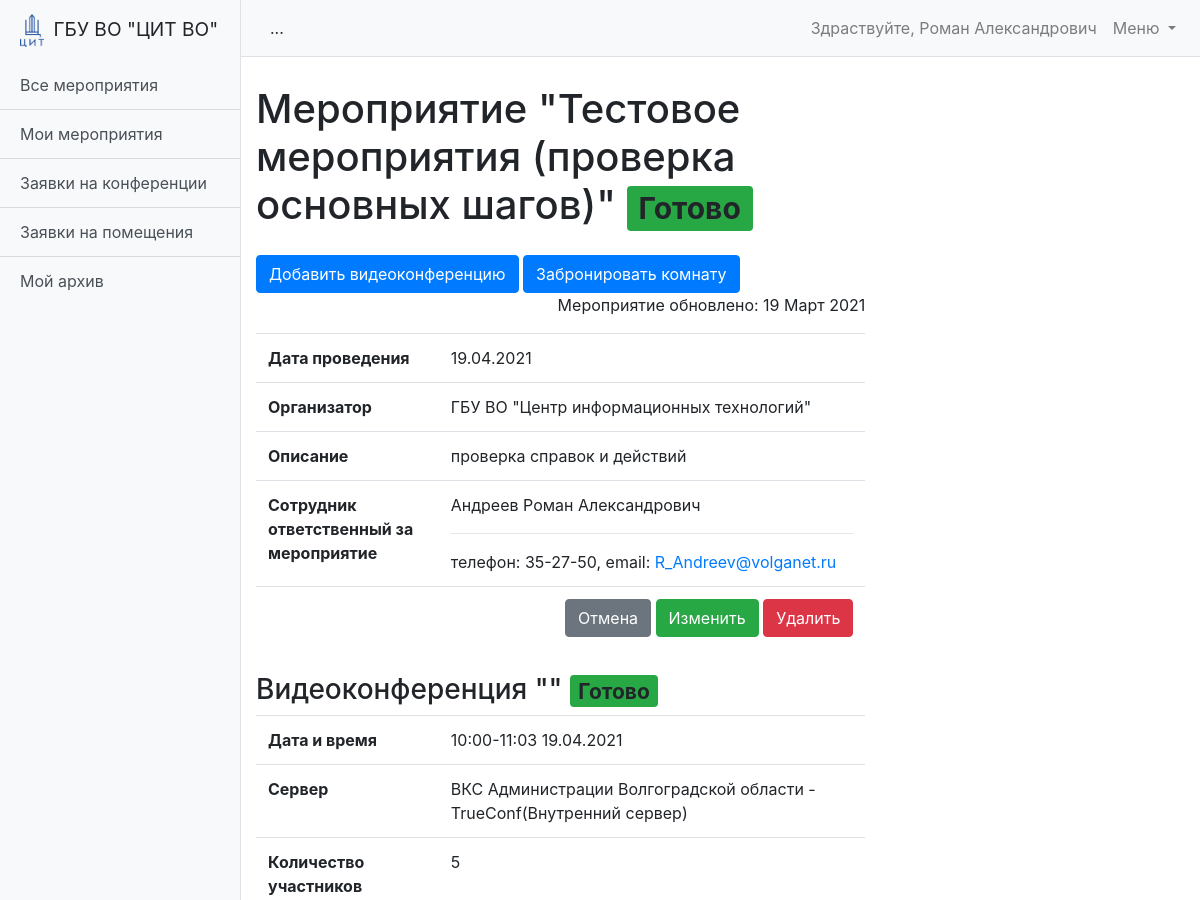
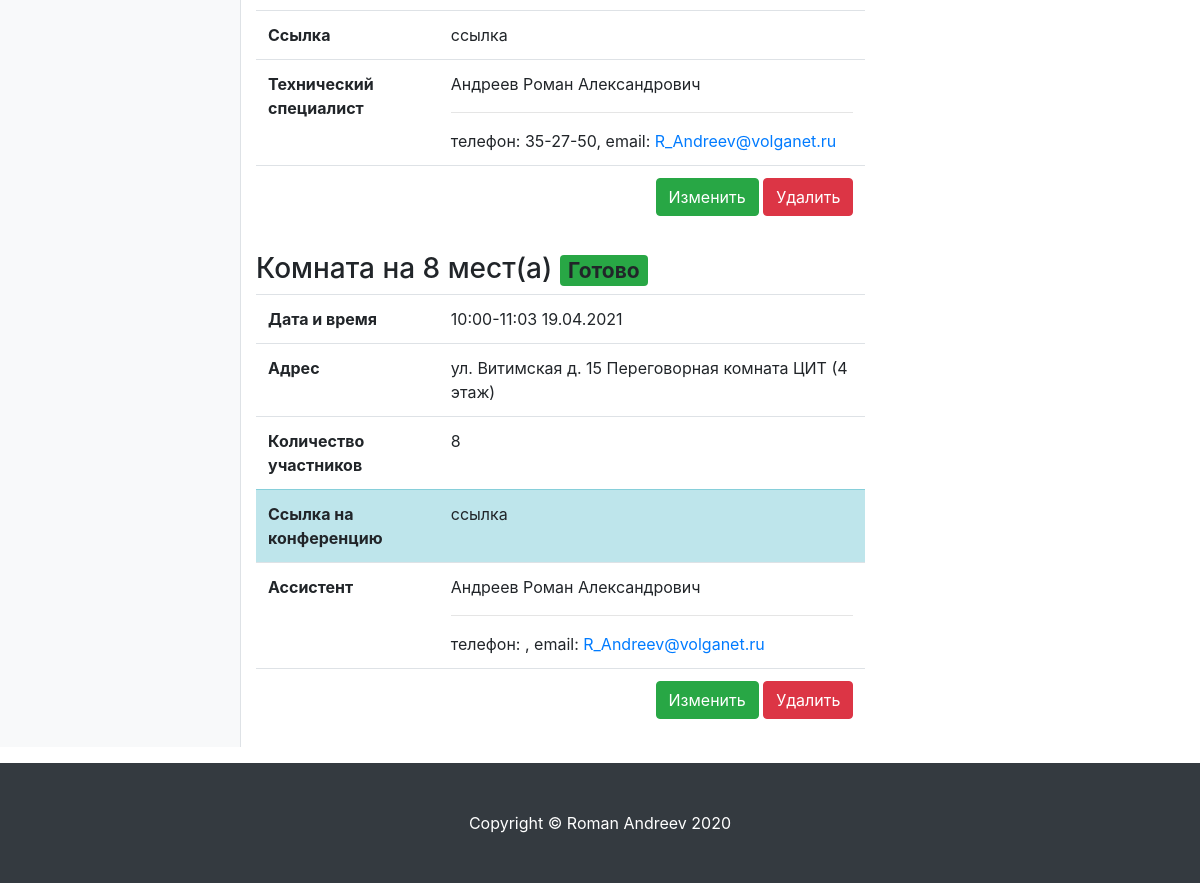
The app's page /schedule/event/41 (signed in), older data (2 pictures, top to bottom).
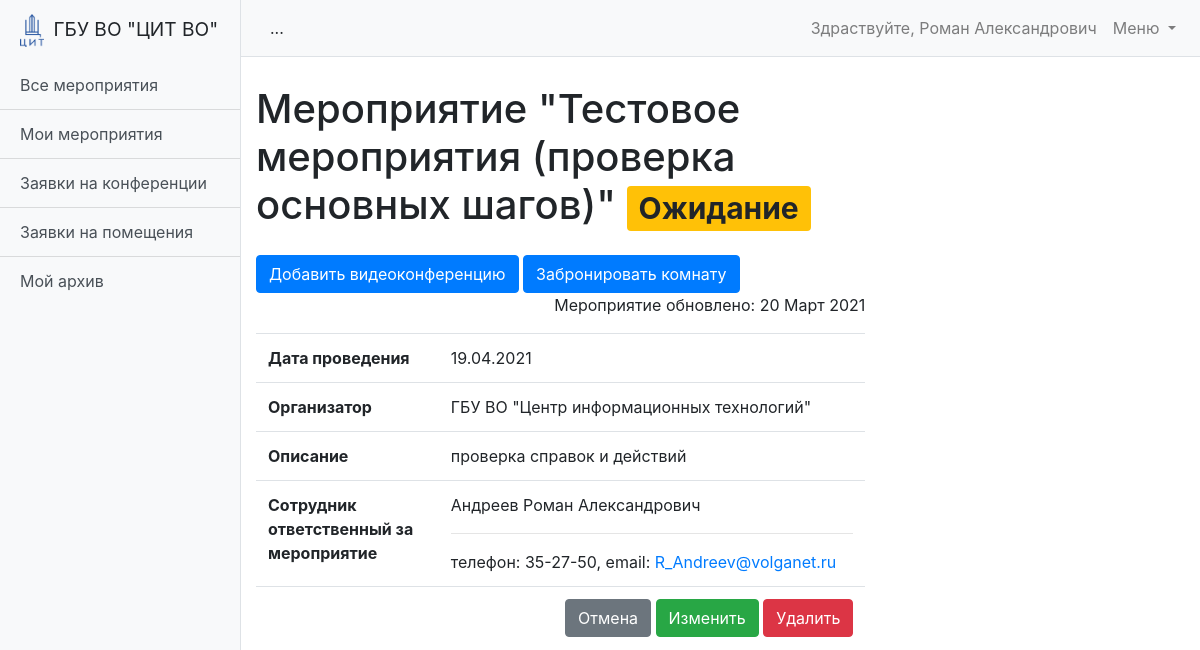
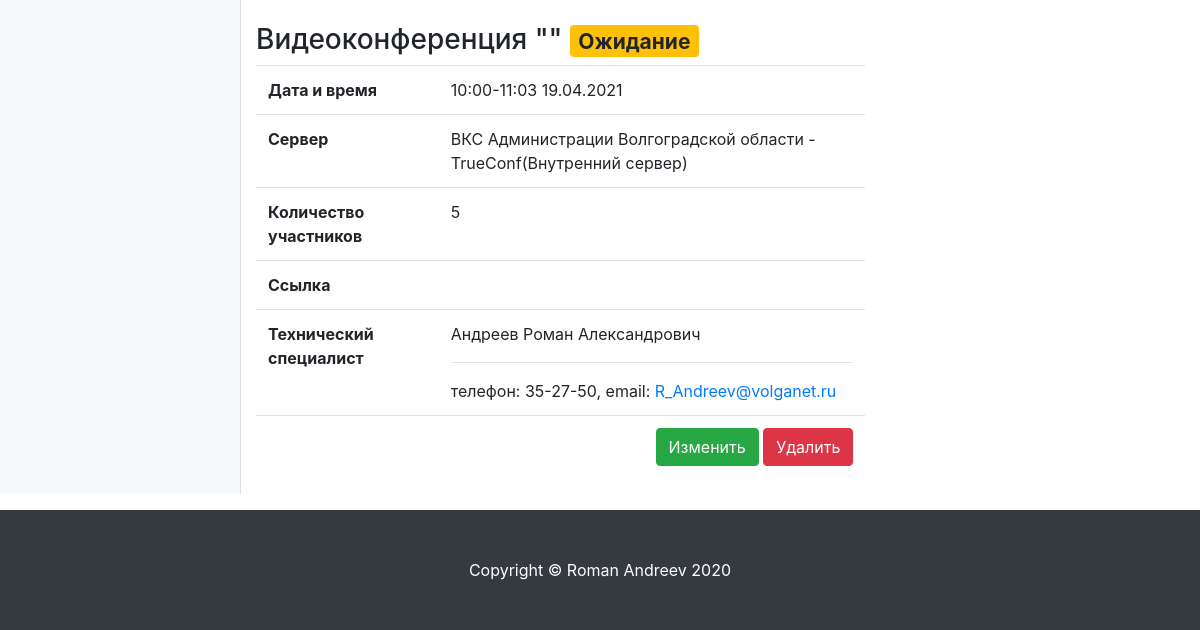
The same page, newer data (2 pictures, top to bottom).
### schedule/models.py (models this page shows, shortened)
class Event(models.Model):
    MESSAGES = {
        'create': 'Мероприятие создано!',
        'update': 'Мероприятие изменено!',
        'delete': 'Мероприятие удалено!'
    }
    STATUS_DRAFT = 'draft'
    STATUS_WAIT = 'wait'
    STATUS_READY = 'ready'
    STATUS_REJECTION = 'rejection'
    STATUS_COMPLETED = 'completed'
    STATUS_CHOICES = (
        (STATUS_DRAFT, 'Черновик'),
        (STATUS_WAIT, 'Ожидание'),
        (STATUS_READY, 'Готово'),
        (STATUS_REJECTION, 'Отказ'),
        (STATUS_COMPLETED, 'Окончено')
    )
    name = models.CharField(max_length=255, verbose_name='Название мероприятия')
    description = models.TextField(verbose_name='Описание')
    organization = models.ForeignKey('Organization', verbose_name='Организация', on_delete=models.CASCADE)  # Возможно избыточно
    owner = models.ForeignKey('User', verbose_name='Владелец', on_delete=models.CASCADE)
    date_start = models.DateField(verbose_name='Дата начала мероприятия', null=True, blank=True)
    date_end = models.DateField(verbose_name='Дата окончания мероприятия', null=True, blank=True)
    created_at = models.DateTimeField(auto_now=True)
    status = models.CharField(
        max_length=100,
        verbose_name='Статус мероприятия',
        choices=STATUS_CHOICES,
        default=STATUS_DRAFT
    )
    def __str__(self):
        return f'Мероприятие "{self.name}" дата: {self.date_start}-{self.date_end}'
    class Meta:
        ordering = ['date_start']
        verbose_name = 'Мероприятие'
        verbose_name_plural = 'Мероприятия'

class Conference(models.Model):
    MESSAGES = {
        'create': 'Видеоконференция создана!',
        'update': 'Видеоконференция изменена!',
        'approve': 'Видеоконференция обработана!',
        'delete': 'Видеоконференция удалена!'
    }
    STATUS_WAIT = 'wait'
    STATUS_READY = 'ready'
    STATUS_REJECTION = 'rejection'
    STATUS_COMPLETED = 'completed'
    STATUS_CHOICES = (
        (STATUS_WAIT, 'Ожидание'),
        (STATUS_READY, 'Готово'),
        (STATUS_REJECTION, 'Отказ'),
        (STATUS_COMPLETED, 'Окончено')
    )
    event = models.ForeignKey('Event', verbose_name='Мероприятие', on_delete=models.CASCADE)
    server = models.ForeignKey('Server', verbose_name='Сервер', on_delete=models.CASCADE)
    owner = models.ForeignKey('User', verbose_name='Владелец', on_delete=models.CASCADE,
                              related_name='conference_owner')
    operator = models.ForeignKey('User', verbose_name='Оператор', on_delete=models.CASCADE,
                                 related_name='conference_operator', null=True, blank=True)
    description = models.TextField(verbose_name='Описание', null=True, blank=True)
    file = models.FileField(upload_to='uploads/%Y/%m/%d/', verbose_name='Файл', null=True, blank=True)
    quota = models.PositiveSmallIntegerField(verbose_name='Количество участников', null=True, blank=True)
    link = models.CharField(max_length=255, verbose_name='Ссылка', null=True, blank=True)
    date = models.DateField(verbose_name='Дата проведения')
    time_start = models.TimeField(verbose_name='Время начала')
    time_end = models.TimeField(verbose_name='Время окончания')
    created_at = models.DateTimeField(auto_now=True)
    status = models.CharField(
        max_length=100,
        verbose_name='Статус видеоконференции',
        choices=STATUS_CHOICES,
        default=STATUS_WAIT
    )
    comment = models.TextField(verbose_name='Комментарий', null=True, blank=True)
    def __str__(self):
        return f'Конференция на "{self.server}" запланирована на {self.date} с {self.time_start} по {self.time_end}'
    class Meta:
        ordering = ['date', 'time_start']
        verbose_name = 'Конференция'
        verbose_name_plural = 'Конференции'

class Server(models.Model):
    SERVER_TYPE_EXTERNAL = 'external'
    SERVER_TYPE_LOCAL = 'local'
    SERVER_TYPE_CHOICES = (
        (SERVER_TYPE_EXTERNAL, 'Внешний сервер'),
        (SERVER_TYPE_LOCAL, 'Внутренний сервер')
    )
    name = models.CharField(max_length=255, verbose_name='Название сервера')
    application = models.ForeignKey('Application', verbose_name='Приложение', on_delete=models.CASCADE)
    server_address = models.CharField(max_length=50, verbose_name='Адрес сервера', null=True, blank=True)
    quota = models.PositiveSmallIntegerField(verbose_name='Количество лицензий')
    operators = models.ManyToManyField('User', verbose_name='Операторы')
    created_at = models.DateTimeField(auto_now=True)
    server_type = models.CharField(
        max_length=100,
        verbose_name='Тип сервера',
        choices=SERVER_TYPE_CHOICES,
        default=SERVER_TYPE_LOCAL
    )
    def __str__(self):
        if self.application:
            return f'{self.name } - {self.application}'
        return self.name
    class Meta:
        ordering = ['name']
        verbose_name = 'Сервер'
        verbose_name_plural = 'Сервера'

class Application(models.Model):
    name = models.CharField(max_length=255, verbose_name='Название приложения')
    created_at = models.DateTimeField(auto_now=True)
    def __str__(self):
        return self.name
    class Meta:
        ordering = ['name']
        verbose_name = 'Приложение'
        verbose_name_plural = 'Приложения'

class User(AbstractUser):
    is_operator = models.BooleanField(default=False, verbose_name='Опертор')
    is_assistant = models.BooleanField(default=False, verbose_name='Ассистент')
    organization = models.ForeignKey('Organization', verbose_name='Организация', on_delete=models.SET_NULL,
                                     null=True, blank=True)
    subscribe_mail = models.BooleanField(verbose_name='Подписка на почтовую рассылку', default=False)
    telegram = models.CharField(max_length=10, verbose_name='Телеграм чат-id', null=True, blank=True)
    subscribe_telegram = models.BooleanField(verbose_name='Подписка на рассылку в телеграм', default=False)
    phone = models.CharField(max_length=100, verbose_name='Телефон', null=True, blank=True)
    def __str__(self):
        return f'{self.last_name} {self.first_name}'

class Booking(models.Model):
    MESSAGES = {
        'create': 'Бронирование создано!',
        'update': 'Бронирование изменено!',
        'approve': 'Бронирование обработано!',
        'delete': 'Бронирование удалено!'
    }
    STATUS_WAIT = 'wait'
    STATUS_READY = 'ready'
    STATUS_REJECTION = 'rejection'
    STATUS_COMPLETED = 'completed'
    STATUS_CHOICES = (
        (STATUS_WAIT, 'Ожидание'),
        (STATUS_READY, 'Готово'),
        (STATUS_REJECTION, 'Отказ'),
        (STATUS_COMPLETED, 'Окончено')
    )
    event = models.ForeignKey('Event', verbose_name='Мероприятие', on_delete=models.CASCADE)
    conference = models.ForeignKey('Conference', verbose_name='Конференция', null=True, blank=True,
                                   on_delete=models.CASCADE)
    without_conference = models.BooleanField(verbose_name='Без конференции', default=False)
    owner = models.ForeignKey('User', verbose_name='Владелец', on_delete=models.CASCADE, related_name='booking_owner')
    assistant = models.ForeignKey('User', verbose_name='Ассистент', on_delete=models.CASCADE,
                                  related_name='booking_assistant', null=True, blank=True)
    room = models.ForeignKey('Room', verbose_name='Место проведения', on_delete=models.CASCADE)
    quota = models.PositiveSmallIntegerField(verbose_name='Количество участников')
    date = models.DateField(verbose_name='Дата проведения')
    time_start = models.TimeField(verbose_name='Время начала')
    time_end = models.TimeField(verbose_name='Время окончания')
    created_at = models.DateTimeField(auto_now=True)
    status = models.CharField(
        max_length=100,
        verbose_name='Статус бронирования',
        choices=STATUS_CHOICES,
        default=STATUS_WAIT
    )
    comment = models.TextField(verbose_name='Комментарий', null=True, blank=True)
    def __str__(self):
        return f'Помещение "{self.room}" забронировано на {self.date} с {self.time_start} по {self.time_end}'
    class Meta:
        ordering = ['date', 'time_start']
        verbose_name = 'Бронирование'
        verbose_name_plural = 'Бронирования'

class Room(models.Model):
    address = models.CharField(max_length=255, verbose_name='Адрес')
    room = models.CharField(max_length=255, verbose_name='Комната')
    quota = models.PositiveIntegerField(verbose_name='Вместимость')
    assistants = models.ManyToManyField('User', verbose_name='Ассистенты')
    applications = models.ManyToManyField('Application', verbose_name='Доступные приложения',
                                          related_name='related_room')
    created_at = models.DateTimeField(auto_now=True)
    def __str__(self):
        return f'{self.address} {self.room}'
    class Meta:
        ordering = ['address']
        verbose_name = 'Помещение'
        verbose_name_plural = 'Помещения'

class Organization(models.Model):
    name = models.CharField(max_length=255, verbose_name='Название организации')
    room = models.ManyToManyField('Room', verbose_name='Доступные помещения', related_name='related_room')
    created_at = models.DateTimeField(auto_now=True)
    def __str__(self):
        return self.name
    class Meta:
        ordering = ['name']
        verbose_name = 'Организация'
        verbose_name_plural = 'Организации'

### schedule/views/event.py (the view)
# urls.py: path('event/<int:pk>', EventDetailView.as_view(), name='event_detail'),
class EventDetailView(LoginRequiredMixin, HelpMixin, DetailView):
    model = Event
    def get_context_data(self, **kwargs):
        context = super().get_context_data(**kwargs)
        context['conferences'] = Conference.objects.filter(event=self.object)
        context['bookings'] = Booking.objects.filter(event=self.object)
        return context

### schedule/templatetags/custom_filter.py (called while the page is built)
@register.filter
def get_postfix(status):
    return status_postfix_css_class.get(status)

### schedule/views/mixins.py (called while the page is built)
    def get_url_pattern(self):
        print(dir(self.request))
        print(self.request.path.strip())
        url_parts = re.sub(r'\d+', '*.*', self.request.path)
        print(url_parts)
        return re.sub(r'\d+', '*.*', self.request.path) + ';'

    def get_context_data(self, **kwargs):
        context = super().get_context_data(**kwargs)
        context['help'] = Page.objects.filter(urls__icontains=self.get_url_pattern()).first()
        return context

### schedule/templates/schedule/event_detail.html (shortened to what the changed rows need)
{% extends 'schedule/base.html' %}
{% load custom_filter %}
{% block data %}
<h1 class="mt-4" >Мероприятие "{{ event.name }}"
<span class="badge bg-{{ event.status|get_postfix }}">{{ event.get_status_display  }}</span>
</h1>
<div class="mt-4">
  <a class="btn btn-primary" href="{% url 'conference_create' pk=event.pk %}" role="button">Добавить видеоконференцию</a>
  <a class="btn btn-primary" href="{% url 'booking_create' pk=event.pk %}" role="button">Забронировать комнату</a>
</div>
<p class="text text-right">Мероприятие обновлено: {{ event.created_at|date:"d F Y" }}</p>
<table class="table">
  <tbody>
  <tr>
    <th width="30%">Дата проведения</th>
    <td>
      {% if event.date_start == event.date_end %}{{ event.date_start|date:"d.m.Y" }}
      {% else %}{{ event.date_start|date:"d.m" }}-{{ event.date_end|date:"d.m.Y" }}
      {% endif %}
    </td>
  </tr>
  <tr>
    <th>Организатор</th>
    <td>{{ event.organization }}</td>
  </tr>
  <tr>
    <th>Описание</th>
    <td>{{ event.description }}</td>
  </tr>
  <tr>
    <th>Сотрудник ответственный за мероприятие</th>
    <td>
      {{ event.owner }}<hr>
      телефон: {{ event.owner.phone }},
      email: <a href="mailto:{{ event.owner.email }}?subject={{ event }}">{{ event.owner.email }}</a>
    </td>
  </tr>
  <tr>
    <th></th>
  </tr>
  </tbody>
</table>
{% if conferences %}
{% for conference in conferences %}
<h3 class="mt-4">Видеоконференция "{{ conference.application }}"
  <span class="badge bg-{{ conference.status|get_postfix }}">{{ conference.get_status_display  }}</span>
</h3>
<table class="table">
  <tbody>
  <tr>
    <th width="30%">Дата и время</th>
    <td>{{ conference.time_start|date:"H:i" }}-{{ conference.time_end|date:"H:i" }} {{ conference.date|date:"d.m.Y" }}</td>
  </tr>
  <tr>
    <th>Сервер</th>
    <td>{{ conference.server }}({{ conference.server.get_server_type_display }})</td>
  </tr>
  <tr>
    <th>Количество участников</th>
    <td>{{ conference.quota|default_if_none:'' }}</td>
  </tr>
  <tr>
    <th>Ссылка</th>
    <td>{{ conference.link|default_if_none:'' }}</td>
  </tr>
  <tr>
    <th>Технический специалист</th>
    <td>
      {% if conference.operator %}
      {{ conference.operator }}<hr>
      телефон: {{ conference.operator.phone }},
      email: <a href="mailto:{{ conference.operator.email }}?subject={{ conference }}">{{ conference.operator.email }}</a>
      {% else %}
      Специалист еще не назначен
      {% endif %}
    </td>
  </tr>
  <tr>
    <th></th>
    <td align="right">
      {% if conference.owner == request.user and conference.status != 'completed' %}
      <a class="btn btn-success" href="{% url 'conference_update' pk=conference.pk %}" role="button">Изменить</a>
      <a class="btn btn-danger" href="{% url 'conference_delete' pk=conference.pk %}" role="button">Удалить</a>
      {% endif %}
    </td>
  </tr>
  </tbody>
</table>
{% endfor %}
{% endif %}
{% if bookings %}
{% for booking in bookings %}
<h3 class="mt-4">Комната на {{ booking.room.quota }} мест(а)
  <span class="badge bg-{{ booking.status|get_postfix }}">{{ booking.get_status_display  }}</span>
</h3>
<table class="table">
  <tbody>
  <tr>
    <th width="30%">Дата и время</th>
    <td>{{ booking.time_start|date:"H:i" }}-{{ booking.time_end|date:"H:i" }} {{ booking.date|date:"d.m.Y" }}</td>
  </tr>
  <tr>
    <th>Адрес</th>
    <td>{{ booking.room }}</td>
  </tr>
  <tr>
    <th>Количество участников</th>
    <td>{{ booking.quota }}</td>
  </tr>
  {% if booking.conference.link %}
  <tr class="table-info">
    <th>Ссылка на конференцию</th>
    <td>{{ booking.conference.link }}</td>
  </tr>
  {% endif %}
  <tr>
    <th>Ассистент</th>
    <td>
      {% if booking.assistant %}
      {{ booking.assistant }}<hr>
      телефон: {{ booking.responsible.phone }},
      email: <a href="mailto:{{ booking.assistant.email }}?subject={{ booking }}">{{ booking.assistant.email }}</a>
      {% else %}
      Специалист еще не назначен
      {% endif %}
    </td>
  </tr>
  <tr>
    <th></th>
    <td align="right">
      {% if booking.owner == request.user and booking.status != 'completed' %}
      <a class="btn btn-success" href="{% url 'booking_update' pk=booking.pk %}" role="button">Изменить</a>
      <a class="btn btn-danger" href="{% url 'booking_delete' pk=booking.pk %}" role="button">Удалить</a>
      {% endif %}
    </td>
  </tr>
  </tbody>
</table>
{% endfor %}
{% endif %}
{% endblock data %}

Row changes from the older to the newer data that the page shows:
removed Conference: status "Готово", time_start "10:00", time_end "11:03", date "19.04.2021", server "ВКС Администрации Волгоградской области - TrueConf", server.server_type "Внутренний сервер", quota "5", link "ссылка", operator "Андреев Роман Александрович", operator.phone "35-27-50", operator.email "R_Andreev@volganet.ru", shows "Изменить"
removed Booking: room.quota "8", status "Готово", time_start "10:00", time_end "11:03", date "19.04.2021", room "ул. Витимская д. 15 Переговорная комната ЦИТ (4 этаж)", quota "8", conference.link "ссылка", assistant "Андреев Роман Александрович", assistant.email "R_Andreev@volganet.ru", shows "Изменить"
changed Event "Тестовое мероприятия (проверка основных шагов)": status "Готово" → "Ожидание"; created_at "19 Март 2021" → "20 Март 2021"
added Conference: status "Ожидание", time_start "10:00", time_end "11:03", date "19.04.2021", server "ВКС Администрации Волгоградской области - TrueConf", server.server_type "Внутренний сервер", quota "5", operator "Андреев Роман Александрович", operator.phone "35-27-50", operator.email "R_Andreev@volganet.ru", shows "Изменить"
